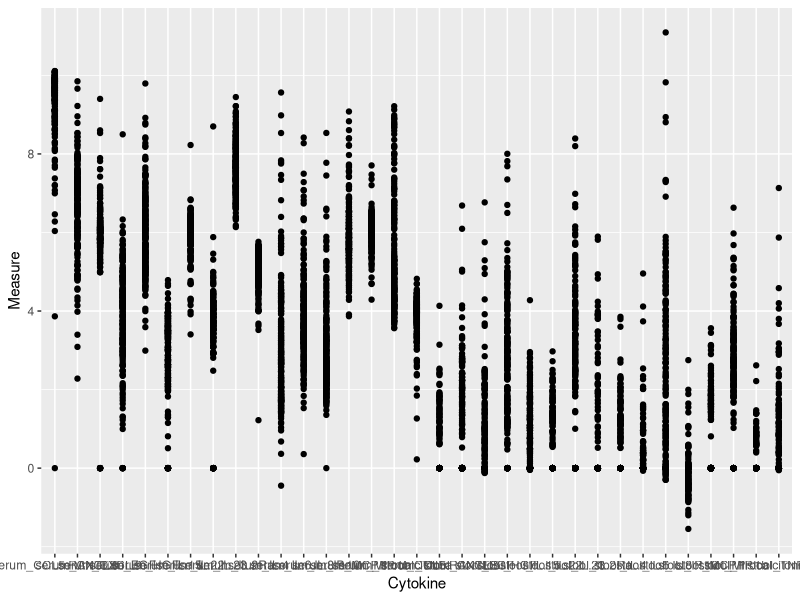
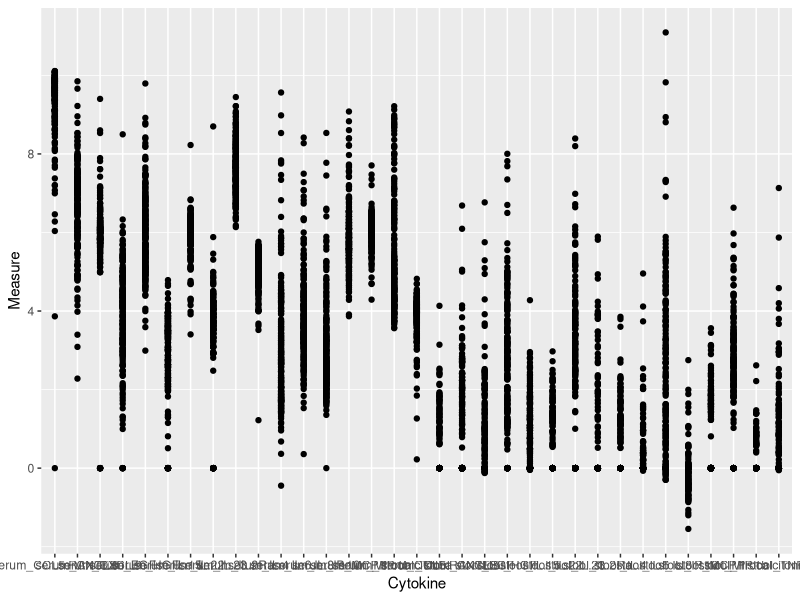

Generate these figures, in order, with R: (Note: this script raises an error after producing the figures.)
#Tidyverse Data Cleaning Basics - Tips & Tricks
#Just going to go over some functions that I use a lot in tidyverse to get my data into the shape I need it for analysis
#A super amazing resource is https://www.rstudio.com/resources/cheatsheets/
#They have cheatsheets for a lot of the major packages in RStudio, including packages that are part of tidyverse
#Some of these files have been uploaded to this code club folder (2021.09.20), but go to the website for the most recent versions if doing this in the future

#LIBRARIES ----
library(tidyverse)

#LOAD FILES ----
###reference the data-import.pdf
#load cytokine data file
cytokine_data <- read_csv("cytokine_data.csv")

#load accessory data file
extra_data <- read_csv("extra_data.csv")

#view structure
str(cytokine_data)
str(extra_data)

#GENERAL NOTES ----
#Note 1: tidyverse deals in a data-frame-like structure called tibbles; tibbles do not use row names, and instead use index columns as part of their data sorting and cleaning. This can be an adjustment if you're used to sorting and selecting by row-names, and some functions outside of tidyverse will still require row-names as part of a data-frame, but within tidyverse they aren't necessary and will be dropped during manipulations, so make sure you start out with something you can use as an index column because they won't be preserved through some manipulations

#Note 2: tidyverse uses piping, which is like daisy-chaining several functions into one series of manipulations
#piping makes it easy to read out what step-wise actions are being taken to manipulate a data set, and performs these without needing intermediate objects in your environment
#piping uses %>% to indicate that the following function is going to be performed on the prior data set, for example:

cytokine_data %>%
  view()

#this means I want to use the view() command on my cytokine_data object, and I open up the cytokine_data object in a new window
#this performs the same function as view(cytokine_data) but when performing multiple functions in a series, it is much easier for readability to pipe them, for example:

view(drop_na(extra_data, "IDSA_severe_mod"))

#vs

extra_data %>%
  drop_na(IDSA_severe_mod) %>% #drops all rows that have NA in IDSA_severe_mod column
  view()

#the piped version is easier to read what is happening in a sequence, and this is especially true as more manipulations are added

#Notice also that when piping and calling a column name, it isn't placed in quotes
#In piping, it is treated as an object of the data frame, so does not need to be specified with quotes, but you can if you want

#Note 3: There are some functions that I still use base R for, and a lot of the time tidyverse seems to play nice with base R functions, but not everything may work in a pipe
#Example of one base R function that can be useful that will pipe

cytokine_data %>%
  select(serum_TNFa,
         serum_CXCL.9) %>%
  #summarize(across(everything(), ~sum(.x)))
  colSums()

#DATA TIDYING ----
###reference the tidyr.pdf
#Pivot ----
#For some functions like ggplot, it is easier to work with the data in "long" form as opposed to "wide" form
#This means for the cytokine data, we would need to convert the different cytokines into their own variable with multiple levels, and then have a separate column of values
#We would go from 35 columns, to 4 columns (genome_id, clade, cytokine, and value)

pivoted_cytokine_data <- cytokine_data %>%
  pivot_longer(grep("serum|stool", colnames(cytokine_data), value = TRUE), #select which columns to pivot
               values_to = "Measure", #determines the name of the column where the column values are all binned
               names_to = "Cytokine") #determines the name of the column where are the column names are binned

pivoted_cytokine_data %>%
  view()

#If we have a data set in long form where we would prefer to break up a specific variable into separate columns, this can be performed using pivot_wider
#This could be necessary if you have a categorical variable Y with levels "a" "b" & "c", and an identity column X, and want to convert it to a data frame with one row per identity X, and have three columns with binary 0/1 if the value is "a" "b" &/or "c"

#DATA VISUALIZATION ----
###reference the data-visualization.pdf
#ggplot ----
#Lets get an overall view of the data distributions
pivoted_cytokine_data %>%
  ggplot(aes(x = Cytokine,
             y = Measure)) + #with ggplot, to specify different layers of aesthetics we use +, instead of %>%, since we are adding on top of the previous thing
  geom_point()

#You'll get an error that says there were missing values that were excluded
#If we want to clean up these missing values prior to ggplot, we can pipe in the drop_na function

pivoted_cytokine_data %>%
  drop_na(Measure) %>% #Specifies I only want to drop rows that are NA in the Measure column
  ggplot(aes(x = Cytokine,
             y = Measure)) +
  geom_point()

#Practice: Try using the aes() values in geom_point to 1) change the color of the dots to something other than black, 2) change the color of the dots based on the clade value (hint: this will require using as.factor())



#DATA TRANSFORMATION ----
###reference the data-transformation.pdf

#Merge ----
#Goal: merge together the cytokine_data and extra_data data frames into one data set

#tidyverse has several different ways to combine different data frames:
#bind_rows -> add two tables on top of each other, needs to have the same column names
#bind_cols -> combine two tables next to each other, there is no relational data here, data needs to be in the proper order before binding
#relational joins -> joining tables by matching column and row values; there are several different versions of these joins, but the important thing is that these will preserve relationships between variables given an identity column, or several identity columns

#Practice Part A) Find the column(s) in each data frame that are in common using intersect() & colnames()

#Practice Part B) Determine that the matching columns are of the same type (numeric vs. character) (using str())
#Note: Here this step is unnecessary because they are of the same type, but this is good practice since they may not always be
#If they aren't we can use the mutate function to fix this so the data frames will be able to merge (see mutate section)

#Practice Part C) Combine them using full_join() into a data frame called full_data

#full_data <- 

#Summarize ----
#The summarize function takes input columns and functions and summarizes it down to a single value

#The across() function instructs R to perform the same function over several columns, determined by selection criteria
#selection criteria can be a grep for columns with certain naming criteria, a vector of column names, or put everything() to perform the summary function across all columns in the tibble

#If using a vector to select columns, specify this by using the all_of() function to indicate that you want to select all of the names from the vector, and are not selecting a column of that name

#Note: Both across() and all_of() are super useful functions across a lot of tidyverse functions, wherever there is some sort of selection of column names these functions are applicable

#Ex.1 determine how many NA values are in each column of the data set
full_data %>%
  summarize(across(everything(), ~sum(is.na(.x)))) %>%
  view()

full_data %>%
  group_by(clade) %>%
  tail() %>%
  #mutate(n=n()) %>%
  #summarize(mean(serum_TNFa)) %>%
  view()

#Ex.2 determine the mean value of each cytokine value
cytokine_cols <- grep("serum|stool", colnames(full_data), value = TRUE)

full_data %>%
  summarize(across(all_of(cytokine_cols), ~mean(.x, na.rm = TRUE))) %>%
  view()

#Practice Problem: using drop_na(), drop all rows where IDSA_severe_mod is NA, and then find the max cytokine value for serum_TNFa

#Filter----
#use a logical expression to determine rows to keep based on a column value

#filter will only include cases where the logical expression is true
#this means it will also drop NA values, which it will not give a warning for
#if you don't want it to drop NA values, and still want to filter by a specified value, include a second expression

#Practice: filter full_data to include only clade 2 strains. Repeat this exercise so that clade NA strains are not dropped as well.
filter()

#Mutate ----
#Mutate is similar to summarize in the way it is structured, but it instead can alter column values, create new columns, or remove columns

#drop a column with mutate
full_data %>%
  mutate(clade = NULL) %>%
  #select(!clade) %>% #this is another way to perform the same task using select instead
  view()

#convert column values from character to numeric
cytokine_data %>%
  filter(clade != "cryptic") %>%
  #view()
  mutate(clade = as.numeric(clade)) %>%
  str()

#Practice problem: using the replace() function and the across() function, replace all negative values in the cytokine columns with 0, create new object, full_data2

#full_data2 <-

#Sample ----
#if you want to take a random sample of your data, use slice_sample() and specify either the proportion of the data to collect, or the absolute number of samples you want to select

#Practice: from full_data2, 1) select only your serum cytokine columns, 2) drop any rows of cytokine columns that contain NA, 3) sample half the remaining samples, 4) find the mean cytokine value for each serum cytokine

